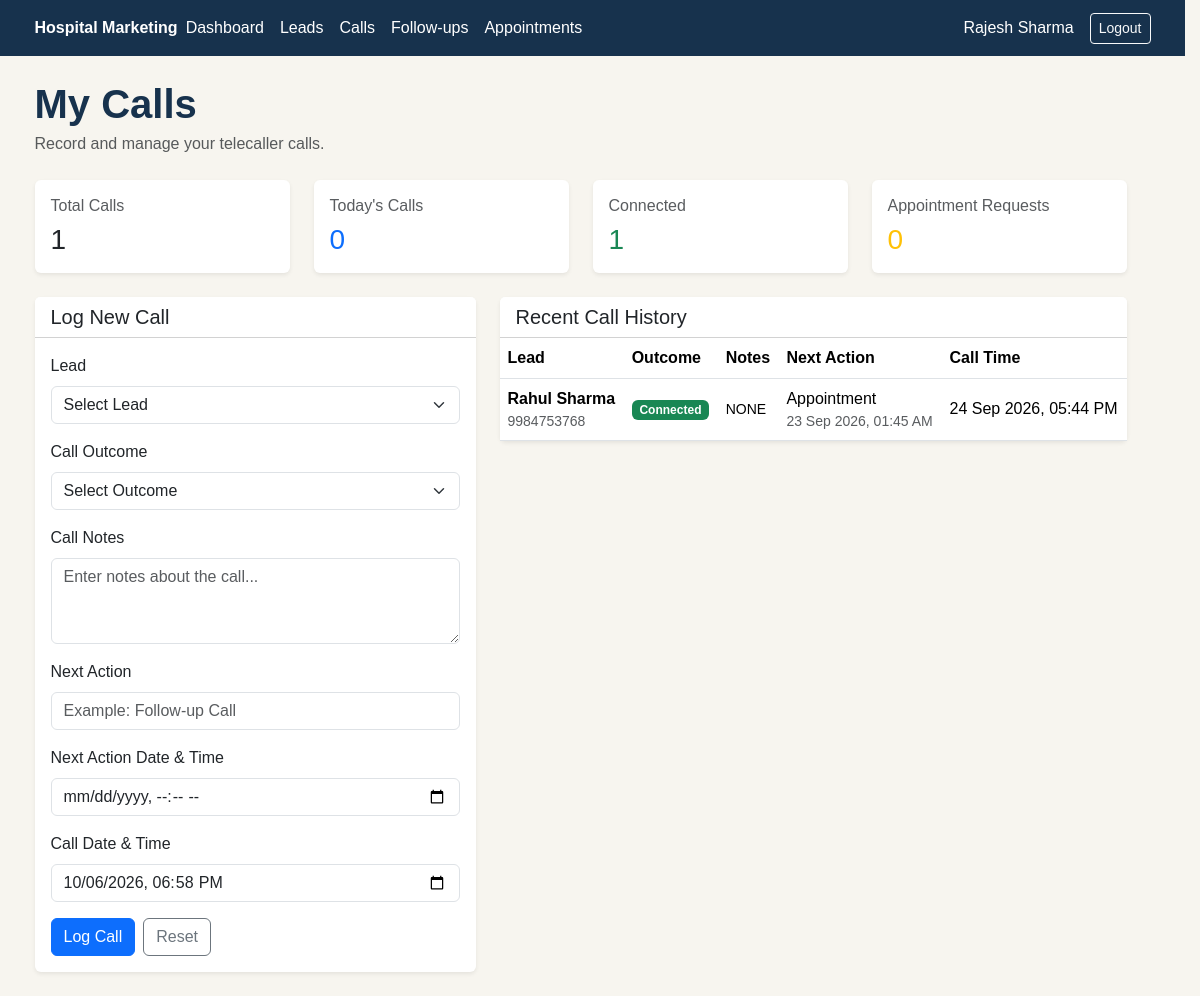
Screenshot of /telecaller/calls/index.php (signed in) with the database file from the repository.
### tables this page shows
CREATE TABLE `lead_calls` (
  `id` int(10) UNSIGNED NOT NULL,
  `lead_id` int(10) UNSIGNED NOT NULL,
  `user_id` int(10) UNSIGNED NOT NULL,
  `call_outcome` enum('Connected','Not Connected','Call Back','Interested','Not Interested','Appointment Requested') NOT NULL,
  `Call_notes` text DEFAULT NULL,
  `next_action_type` varchar(100) DEFAULT NULL,
  `next_action_at` datetime DEFAULT NULL,
  `call_at` datetime NOT NULL DEFAULT current_timestamp(),
  `created_at` timestamp NOT NULL DEFAULT current_timestamp()
);

CREATE TABLE `leads` (
  `id` int(10) UNSIGNED NOT NULL,
  `name` varchar(150) NOT NULL,
  `phone` varchar(30) NOT NULL,
  `email` varchar(190) DEFAULT NULL,
  `service_interest` varchar(200) DEFAULT NULL,
  `source_id` int(10) UNSIGNED DEFAULT NULL,
  `campaign_id` int(10) UNSIGNED DEFAULT NULL,
  `referral_id` int(10) UNSIGNED DEFAULT NULL,
  `status` varchar(50) NOT NULL DEFAULT 'NEW',
  `priority` enum('Low','Medium','High') NOT NULL DEFAULT 'Medium',
  `assigned_to` int(10) UNSIGNED DEFAULT NULL,
  `next_action_type` varchar(100) DEFAULT NULL,
  `next_action_at` datetime DEFAULT NULL,
  `notes` text DEFAULT NULL,
  `created_by` int(10) UNSIGNED NOT NULL,
  `created_at` timestamp NOT NULL DEFAULT current_timestamp(),
  `updated_at` timestamp NOT NULL DEFAULT current_timestamp() ON UPDATE current_timestamp()
);

### telecaller/calls/index.php (the view, shortened to what the rows shown need)
 <?php
require_once __DIR__ . '/../../config/database.php';
$user = current_user();
$user_id = (int) $user['id'];
$history_stmt = $pdo->prepare("
    SELECT
        lc.id,
        lc.call_outcome,
        lc.call_notes,
        lc.next_action_type,
        lc.next_action_at,
        lc.call_at,
        l.name AS lead_name,
        l.phone AS lead_phone
    FROM lead_calls lc
    INNER JOIN leads l
        ON lc.lead_id = l.id
    WHERE lc.user_id = ?
    ORDER BY lc.call_at DESC
    LIMIT 50
");
$history_stmt->execute([
    $user_id
]);
$call_history = $history_stmt->fetchAll(
    PDO::FETCH_ASSOC
);
require_once __DIR__ . '/../../includes/header.php';
?>
<div class="container py-4">
    <div class="d-flex justify-content-between align-items-center mb-4">
        <div>
            <h1 class="hm-page-title mb-1">
                My Calls
            </h1>
        </div>
    </div>
    <div class="row g-4">
        <div class="col-lg-7">
            <div class="card shadow-sm border-0">
                <div class="card-body p-0">
                    <?php if (empty($call_history)): ?>
                        <div class="p-4 text-muted">
                            No calls recorded yet.
                        </div>
                    <?php else: ?>
                        <div class="table-responsive">
                            <table class="table table-hover align-middle mb-0">
                                <thead>
                                    <tr>
                                        <th>
                                            Lead
                                        </th>
                                        <th>
                                            Outcome
                                        </th>
                                        <th>
                                            Notes
                                        </th>
                                        <th>
                                            Next Action
                                        </th>
                                        <th>
                                            Call Time
                                        </th>
                                    </tr>
                                </thead>
                                <tbody>
                                    <?php foreach (
                                        $call_history
                                        as $call
                                    ): ?>
                                        <tr>
                                            <td>
                                                <div class="fw-semibold">
                                                    <?php
                                                    echo htmlspecialchars(
                                                        $call['lead_name']
                                                    );
                                                    ?>
                                                </div>
                                                <div class="small text-muted">
                                                    <?php
                                                    echo htmlspecialchars(
                                                        $call['lead_phone']
                                                    );
                                                    ?>
                                                </div>
                                            </td>
                                            <td>
                                                <?php
                                                $outcome_class =
                                                    'bg-secondary';
                                                if (
                                                    $call['call_outcome']
                                                    === 'Connected'
                                                ) {
                                                    $outcome_class =
                                                        'bg-success';
                                                } elseif (
                                                    $call['call_outcome']
                                                    === 'Interested'
                                                ) {
                                                    $outcome_class =
                                                        'bg-primary';
                                                } elseif (
                                                    $call['call_outcome']
                                                    === 'Appointment Requested'
                                                ) {
                                                    $outcome_class =
                                                        'bg-warning text-dark';
                                                } elseif (
                                                    $call['call_outcome']
                                                    === 'Not Interested'
                                                ) {
                                                    $outcome_class =
                                                        'bg-danger';
                                                }
                                                ?>
                                                <span
                                                    class="badge <?php echo $outcome_class; ?>"
                                                >
                                                    <?php
                                                    echo htmlspecialchars(
                                                        $call['call_outcome']
                                                    );
                                                    ?>
                                                </span>
                                            </td>
                                            <td>
                                                <span class="small">
                                                    <?php
                                                    echo htmlspecialchars(
                                                        $call['call_notes']
                                                            ?: '-'
                                                    );
                                                    ?>
                                                </span>
                                            </td>
                                            <td>
                                                <?php
                                                echo htmlspecialchars(
                                                    $call['next_action_type']
                                                        ?: '-'
                                                );
                                                ?>
                                                <?php if (
                                                    !empty(
                                                        $call['next_action_at']
                                                    )
                                                ): ?>
                                                    <div class="small text-muted">
                                                        <?php
                                                        echo date(
                                                            'd M Y, h:i A',
                                                            strtotime(
                                                                $call[
                                                                    'next_action_at'
                                                                ]
                                                            )
                                                        );
                                                        ?>
                                                    </div>
                                                <?php endif; ?>
                                            </td>
                                            <td>
                                                <?php
                                                echo date(
                                                    'd M Y, h:i A',
                                                    strtotime(
                                                        $call['call_at']
                                                    )
                                                );
                                                ?>
                                            </td>
                                        </tr>
                                    <?php endforeach; ?>
                                </tbody>
                            </table>
                        </div>
                    <?php endif; ?>
                </div>
            </div>
        </div>
    </div>
</div>
<?php
require_once __DIR__ . '/../../includes/footer.php';
?>

### rows the page displays
lead_calls: lead.name "Rahul Sharma", lead.phone "9984753768", call_outcome "Connected", Call_notes "NONE", next_action_type "Appointment", next_action_at "23 Sep 2026, 01:45 AM", call_at "24 Sep 2026, 05:44 PM"

### other values shown
$user['name'] "Rajesh Sharma"
$summary['total_calls'] "1"
$summary['today_calls'] "0"
$summary['connected_calls'] "1"
$summary['appointment_requests'] "0"
